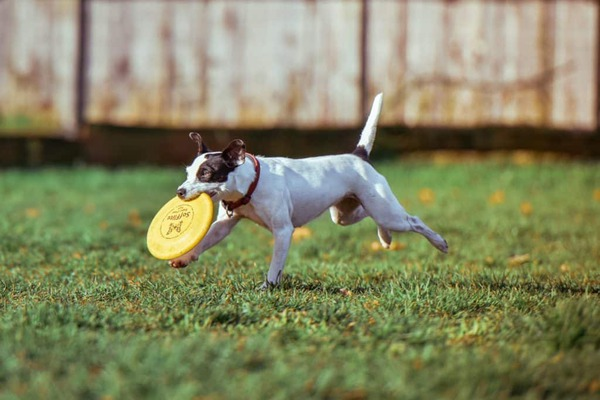
#> input picture Input_Images/dog.jpg, 600 x 400 px
$ python main.py --image ./Input_Images/dog.jpg
#> lines starting #> are read from the running program, lines starting #| are printed output that depends on the picture
# python main.py --image ".\Input_Images\dog.jpg"
# python main.py --image ".\Input_Images\dog.jpg" --method="quality"

import argparse
import random
import cv2

# Command Line Arguments
ap = argparse.ArgumentParser()
ap.add_argument("-i", "--image", required=True, help="Path to the input image")
ap.add_argument("-m", "--method", type=str, default="fast", choices=["fast", "quality"], help="selective search method")
args = vars(ap.parse_args())

# Loading the image and in-builty cv2 selective search implementation
original_image = cv2.imread(args["image"])
#> original_image is the input picture: shape (400, 600, 3); mean B, G, R 98.2, 133.9, 132
selective_search = cv2.ximgproc.segmentation.createSelectiveSearchSegmentation()
selective_search.setBaseImage(original_image)

if args["method"] == "fast":
    selective_search.switchToSelectiveSearchFast()
else:
    selective_search.switchToSelectiveSearchQuality()

# Running the selective search on the image
rects = selective_search.process()
print("Total Region Proposals: {}".format(len(rects)))

# Visualizing the output
for i in range(0,len(rects), 100):
    output = original_image.copy()
    for (x,y,w,h) in rects[i:i+100]:
        color = [random.randint(0,255) for j in range(0,3)]
        cv2.rectangle(output, (x,y), (x+w,x+h), color, 3)

    cv2.imshow("Output_Window", output)
    cv2.imwrite("./Output_Images/Output.jpg", output)
    cv2.waitKey(0)
    cv2.destroyAllWindows()
#> this loop made 13 passes
#> pass 1, `cv2.imshow("Output_Window", output)`:
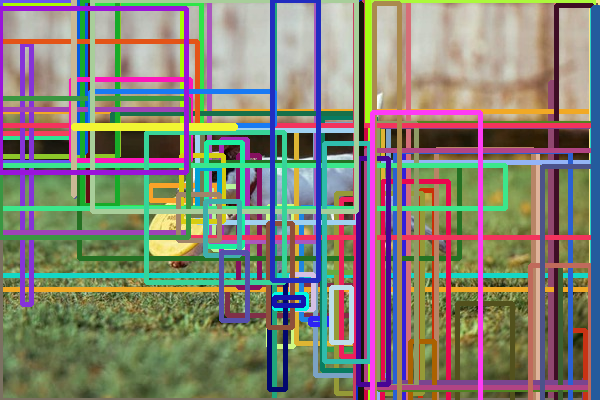
#> window 'Output_Window': shape (400, 600, 3); mean B, G, R 115.1, 129.8, 132.7
#> pass 2, `cv2.imshow("Output_Window", output)`:
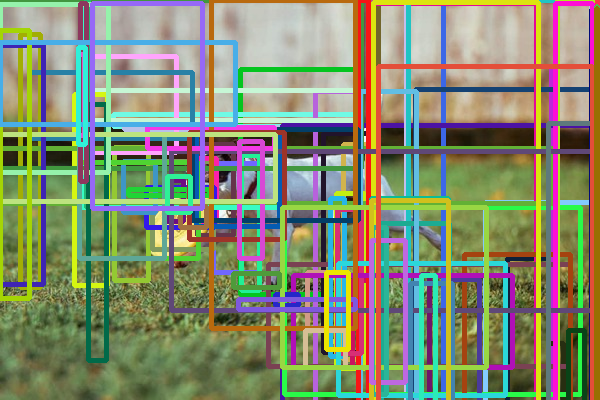
#> window 'Output_Window': shape (400, 600, 3); mean B, G, R 112.4, 139.8, 134.3
#> after the loop:
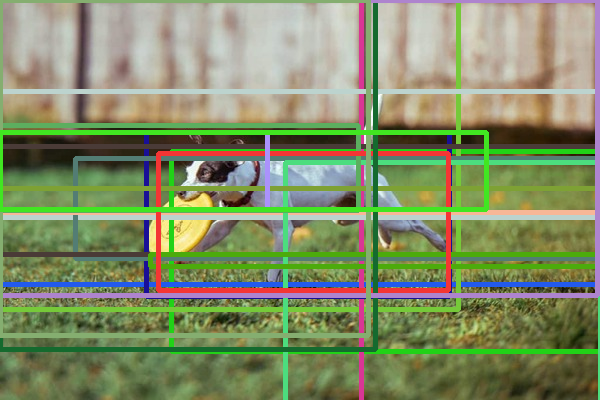
#> output: shape (400, 600, 3); mean B, G, R 103.3, 142.1, 130.7
